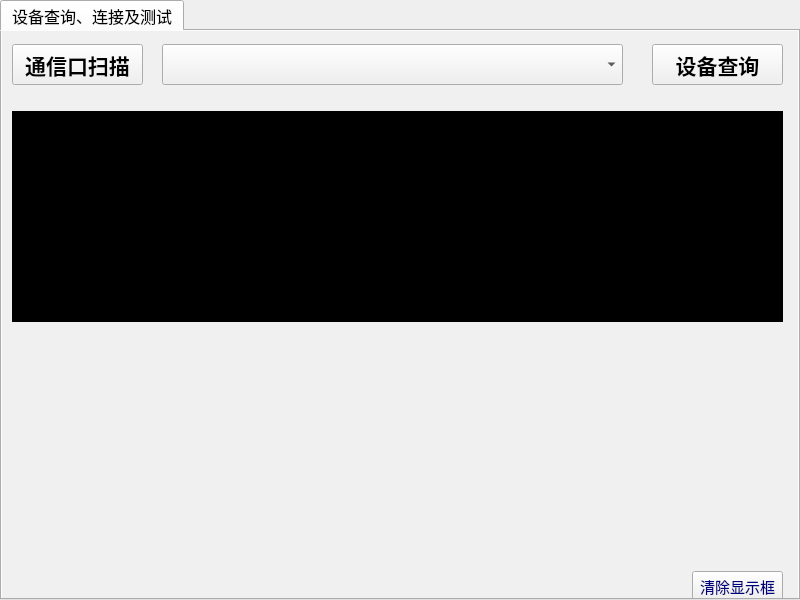
<?xml version="1.0" encoding="UTF-8"?>
<ui version="4.0">
 <class>QCALWidget</class>
 <widget class="QMainWindow" name="QCALWidget">
  <property name="geometry">
   <rect>
    <x>0</x>
    <y>0</y>
    <width>800</width>
    <height>600</height>
   </rect>
  </property>
  <property name="font">
   <font>
    <pointsize>12</pointsize>
   </font>
  </property>
  <property name="windowTitle">
   <string>动态电流分析仪校准软件-V1.0</string>
  </property>
  <widget class="QWidget" name="centralWidget">
   <widget class="QTabWidget" name="tabWidget">
    <property name="geometry">
     <rect>
      <x>0</x>
      <y>0</y>
      <width>800</width>
      <height>600</height>
     </rect>
    </property>
    <property name="styleSheet">
     <string notr="true">background-color: rgb(240, 240, 240);</string>
    </property>
    <property name="currentIndex">
     <number>0</number>
    </property>
    <widget class="QWidget" name="main">
     <attribute name="title">
      <string>设备查询、连接及测试</string>
     </attribute>
     <widget class="QPushButton" name="pushButtonQCALScan">
      <property name="geometry">
       <rect>
        <x>10</x>
        <y>13</y>
        <width>131</width>
        <height>41</height>
       </rect>
      </property>
      <property name="font">
       <font>
        <family>华文仿宋</family>
        <pointsize>16</pointsize>
        <weight>75</weight>
        <bold>true</bold>
       </font>
      </property>
      <property name="text">
       <string>通信口扫描</string>
      </property>
     </widget>
     <widget class="QComboBox" name="device_select">
      <property name="geometry">
       <rect>
        <x>160</x>
        <y>13</y>
        <width>461</width>
        <height>41</height>
       </rect>
      </property>
      <property name="sizePolicy">
       <sizepolicy hsizetype="Preferred" vsizetype="Minimum">
        <horstretch>0</horstretch>
        <verstretch>30</verstretch>
       </sizepolicy>
      </property>
      <property name="minimumSize">
       <size>
        <width>200</width>
        <height>0</height>
       </size>
      </property>
      <property name="font">
       <font>
        <pointsize>16</pointsize>
        <weight>75</weight>
        <bold>true</bold>
       </font>
      </property>
     </widget>
     <widget class="QPushButton" name="pushButtonQCALConnect">
      <property name="enabled">
       <bool>true</bool>
      </property>
      <property name="geometry">
       <rect>
        <x>650</x>
        <y>13</y>
        <width>131</width>
        <height>41</height>
       </rect>
      </property>
      <property name="font">
       <font>
        <family>华文仿宋</family>
        <pointsize>16</pointsize>
        <weight>75</weight>
        <bold>true</bold>
       </font>
      </property>
      <property name="text">
       <string>设备查询</string>
      </property>
     </widget>
     <widget class="QTextBrowser" name="textBrowser">
      <property name="geometry">
       <rect>
        <x>10</x>
        <y>80</y>
        <width>771</width>
        <height>211</height>
       </rect>
      </property>
      <property name="font">
       <font>
        <pointsize>16</pointsize>
       </font>
      </property>
      <property name="styleSheet">
       <string notr="true">background-color: rgb(0, 0, 0);
color: rgb(255, 255, 255);</string>
      </property>
     </widget>
     <widget class="QPushButton" name="TEXT_CLEAR">
      <property name="geometry">
       <rect>
        <x>690</x>
        <y>540</y>
        <width>91</width>
        <height>31</height>
       </rect>
      </property>
      <property name="font">
       <font>
        <pointsize>11</pointsize>
       </font>
      </property>
      <property name="styleSheet">
       <string notr="true">
color: rgb(0, 0, 127);</string>
      </property>
      <property name="text">
       <string>清除显示框</string>
      </property>
     </widget>
    </widget>
   </widget>
  </widget>
 </widget>
 <layoutdefault spacing="6" margin="11"/>
 <resources/>
 <connections/>
</ui>
